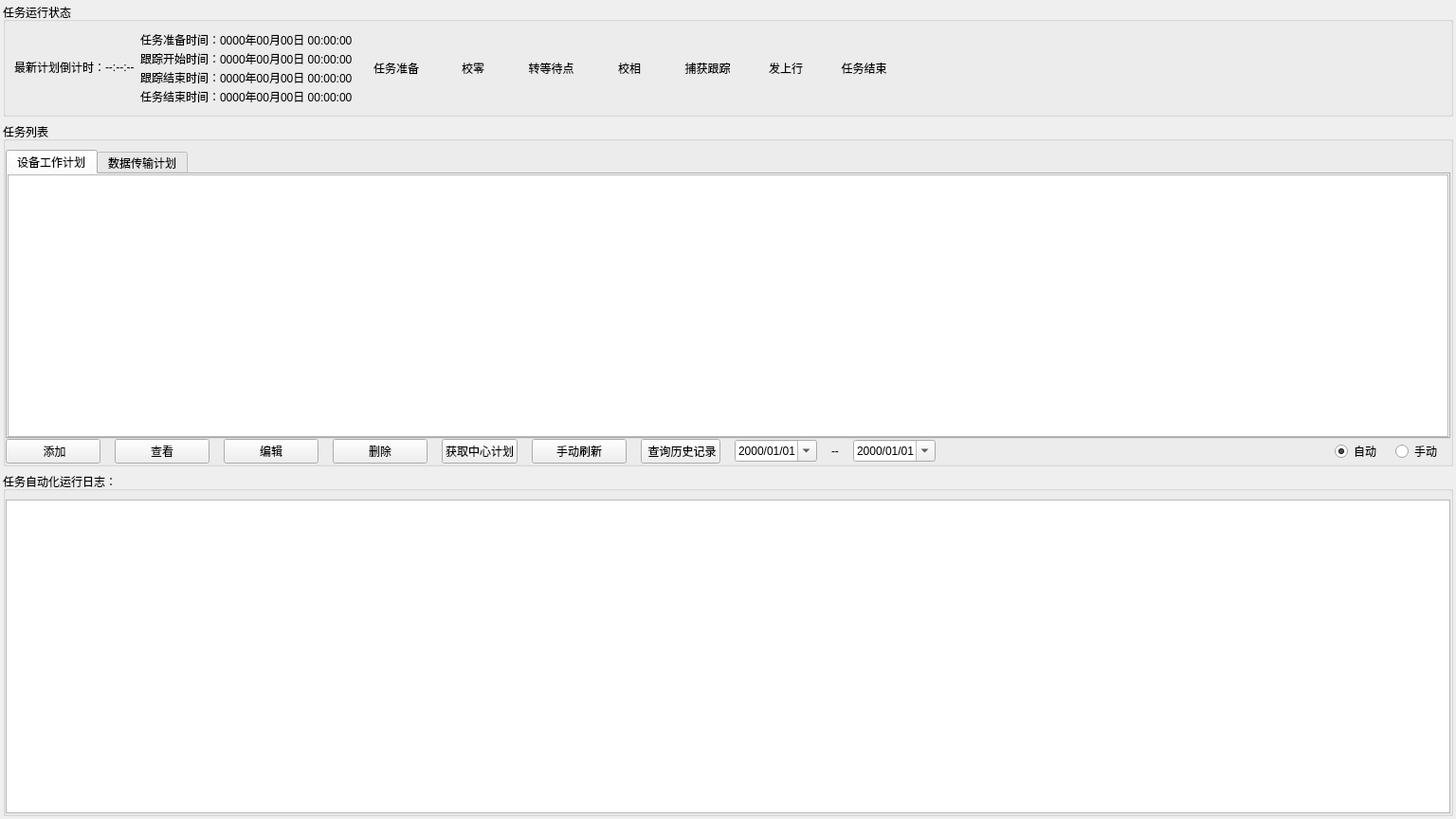
<?xml version="1.0" encoding="UTF-8"?>
<ui version="4.0">
 <class>PlanListWidget</class>
 <widget class="QWidget" name="PlanListWidget">
  <property name="geometry">
   <rect>
    <x>0</x>
    <y>0</y>
    <width>1536</width>
    <height>864</height>
   </rect>
  </property>
  <property name="windowTitle">
   <string>Form</string>
  </property>
  <property name="styleSheet">
   <string notr="true"/>
  </property>
  <layout class="QVBoxLayout" name="verticalLayout_10" stretch="0,10,10">
   <property name="leftMargin">
    <number>3</number>
   </property>
   <property name="topMargin">
    <number>3</number>
   </property>
   <property name="rightMargin">
    <number>3</number>
   </property>
   <property name="bottomMargin">
    <number>3</number>
   </property>
   <item>
    <widget class="QGroupBox" name="groupBox">
     <property name="maximumSize">
      <size>
       <width>16777215</width>
       <height>120</height>
      </size>
     </property>
     <property name="title">
      <string>任务运行状态</string>
     </property>
     <layout class="QHBoxLayout" name="horizontalLayout">
      <item>
       <layout class="QGridLayout" name="gridLayout">
        <property name="spacing">
         <number>0</number>
        </property>
        <item row="0" column="1">
         <widget class="QLabel" name="taskCountDownLabel">
          <property name="text">
           <string>--:--:--</string>
          </property>
         </widget>
        </item>
        <item row="0" column="0">
         <widget class="QLabel" name="label_3">
          <property name="sizePolicy">
           <sizepolicy hsizetype="Preferred" vsizetype="Fixed">
            <horstretch>0</horstretch>
            <verstretch>0</verstretch>
           </sizepolicy>
          </property>
          <property name="minimumSize">
           <size>
            <width>0</width>
            <height>20</height>
           </size>
          </property>
          <property name="maximumSize">
           <size>
            <width>16777215</width>
            <height>20</height>
           </size>
          </property>
          <property name="text">
           <string>最新计划倒计时：</string>
          </property>
         </widget>
        </item>
       </layout>
      </item>
      <item>
       <layout class="QGridLayout" name="gridLayout_2">
        <property name="spacing">
         <number>0</number>
        </property>
        <item row="0" column="0">
         <widget class="QLabel" name="label">
          <property name="text">
           <string>任务准备时间：</string>
          </property>
         </widget>
        </item>
        <item row="0" column="1">
         <widget class="QLabel" name="taskPreparationTimeLable">
          <property name="minimumSize">
           <size>
            <width>0</width>
            <height>20</height>
           </size>
          </property>
          <property name="text">
           <string>0000年00月00日 00:00:00</string>
          </property>
         </widget>
        </item>
        <item row="1" column="0">
         <widget class="QLabel" name="label_4">
          <property name="text">
           <string>跟踪开始时间：</string>
          </property>
         </widget>
        </item>
        <item row="1" column="1">
         <widget class="QLabel" name="trackStartTimeLabel">
          <property name="minimumSize">
           <size>
            <width>0</width>
            <height>20</height>
           </size>
          </property>
          <property name="text">
           <string>0000年00月00日 00:00:00</string>
          </property>
         </widget>
        </item>
        <item row="2" column="0">
         <widget class="QLabel" name="label_5">
          <property name="text">
           <string>跟踪结束时间：</string>
          </property>
         </widget>
        </item>
        <item row="2" column="1">
         <widget class="QLabel" name="trackEndTimeLabel">
          <property name="minimumSize">
           <size>
            <width>0</width>
            <height>20</height>
           </size>
          </property>
          <property name="text">
           <string>0000年00月00日 00:00:00</string>
          </property>
         </widget>
        </item>
        <item row="3" column="0">
         <widget class="QLabel" name="label_6">
          <property name="text">
           <string>任务结束时间：</string>
          </property>
         </widget>
        </item>
        <item row="3" column="1">
         <widget class="QLabel" name="taskEndTimeLabel">
          <property name="minimumSize">
           <size>
            <width>0</width>
            <height>20</height>
           </size>
          </property>
          <property name="text">
           <string>0000年00月00日 00:00:00</string>
          </property>
         </widget>
        </item>
       </layout>
      </item>
      <item>
       <layout class="QHBoxLayout" name="horizontalLayout_3" stretch="1,1,1,1,1,1,1">
        <item>
         <widget class="QLabel" name="taskPreparationLabel">
          <property name="text">
           <string> 任务准备</string>
          </property>
          <property name="alignment">
           <set>Qt::AlignCenter</set>
          </property>
         </widget>
        </item>
        <item>
         <widget class="QLabel" name="zeroCorrectionLabel">
          <property name="text">
           <string>校零</string>
          </property>
          <property name="alignment">
           <set>Qt::AlignCenter</set>
          </property>
         </widget>
        </item>
        <item>
         <widget class="QLabel" name="turnToWaitingPointLabel">
          <property name="text">
           <string>转等待点</string>
          </property>
          <property name="alignment">
           <set>Qt::AlignCenter</set>
          </property>
         </widget>
        </item>
        <item>
         <widget class="QLabel" name="phaseCorrectionLabel">
          <property name="text">
           <string>校相</string>
          </property>
          <property name="alignment">
           <set>Qt::AlignCenter</set>
          </property>
         </widget>
        </item>
        <item>
         <widget class="QLabel" name="captureTrackLabel">
          <property name="text">
           <string>捕获跟踪</string>
          </property>
          <property name="alignment">
           <set>Qt::AlignCenter</set>
          </property>
         </widget>
        </item>
        <item>
         <widget class="QLabel" name="goUpLabel">
          <property name="text">
           <string>发上行</string>
          </property>
          <property name="alignment">
           <set>Qt::AlignCenter</set>
          </property>
         </widget>
        </item>
        <item>
         <widget class="QLabel" name="taskEndLabel">
          <property name="text">
           <string>任务结束</string>
          </property>
          <property name="alignment">
           <set>Qt::AlignCenter</set>
          </property>
         </widget>
        </item>
       </layout>
      </item>
      <item>
       <spacer name="horizontalSpacer">
        <property name="orientation">
         <enum>Qt::Horizontal</enum>
        </property>
        <property name="sizeHint" stdset="0">
         <size>
          <width>478</width>
          <height>20</height>
         </size>
        </property>
       </spacer>
      </item>
     </layout>
    </widget>
   </item>
   <item>
    <widget class="QGroupBox" name="groupBox_2">
     <property name="title">
      <string>任务列表</string>
     </property>
     <layout class="QVBoxLayout" name="verticalLayout_3">
      <property name="spacing">
       <number>0</number>
      </property>
      <property name="leftMargin">
       <number>0</number>
      </property>
      <property name="topMargin">
       <number>9</number>
      </property>
      <property name="rightMargin">
       <number>0</number>
      </property>
      <property name="bottomMargin">
       <number>0</number>
      </property>
      <item>
       <widget class="QTabWidget" name="tabWidget">
        <property name="styleSheet">
         <string notr="true"/>
        </property>
        <property name="currentIndex">
         <number>0</number>
        </property>
        <widget class="QWidget" name="tab">
         <attribute name="title">
          <string>设备工作计划</string>
         </attribute>
         <layout class="QHBoxLayout" name="horizontalLayout_9">
          <property name="spacing">
           <number>0</number>
          </property>
          <property name="leftMargin">
           <number>0</number>
          </property>
          <property name="topMargin">
           <number>0</number>
          </property>
          <property name="rightMargin">
           <number>0</number>
          </property>
          <property name="bottomMargin">
           <number>0</number>
          </property>
          <item>
           <widget class="QTableView" name="projectTable"/>
          </item>
         </layout>
        </widget>
        <widget class="QWidget" name="tab_2">
         <attribute name="title">
          <string>数据传输计划</string>
         </attribute>
         <layout class="QHBoxLayout" name="horizontalLayout_8">
          <property name="spacing">
           <number>0</number>
          </property>
          <property name="leftMargin">
           <number>0</number>
          </property>
          <property name="topMargin">
           <number>0</number>
          </property>
          <property name="rightMargin">
           <number>0</number>
          </property>
          <property name="bottomMargin">
           <number>0</number>
          </property>
          <item>
           <widget class="QTableView" name="dtTable"/>
          </item>
         </layout>
        </widget>
       </widget>
      </item>
      <item>
       <layout class="QHBoxLayout" name="horizontalLayout_2">
        <property name="spacing">
         <number>15</number>
        </property>
        <property name="rightMargin">
         <number>9</number>
        </property>
        <item>
         <widget class="QPushButton" name="addBtn">
          <property name="minimumSize">
           <size>
            <width>100</width>
            <height>0</height>
           </size>
          </property>
          <property name="text">
           <string> 添加</string>
          </property>
         </widget>
        </item>
        <item>
         <widget class="QPushButton" name="viewBtn">
          <property name="minimumSize">
           <size>
            <width>100</width>
            <height>0</height>
           </size>
          </property>
          <property name="text">
           <string>查看</string>
          </property>
         </widget>
        </item>
        <item>
         <widget class="QPushButton" name="editBtn">
          <property name="minimumSize">
           <size>
            <width>100</width>
            <height>0</height>
           </size>
          </property>
          <property name="text">
           <string>编辑</string>
          </property>
         </widget>
        </item>
        <item>
         <widget class="QPushButton" name="deleteBtn">
          <property name="minimumSize">
           <size>
            <width>100</width>
            <height>0</height>
           </size>
          </property>
          <property name="text">
           <string>删除</string>
          </property>
         </widget>
        </item>
        <item>
         <widget class="QPushButton" name="getPlan">
          <property name="text">
           <string>获取中心计划</string>
          </property>
         </widget>
        </item>
        <item>
         <widget class="QPushButton" name="refreshBtn">
          <property name="minimumSize">
           <size>
            <width>100</width>
            <height>0</height>
           </size>
          </property>
          <property name="text">
           <string>手动刷新</string>
          </property>
         </widget>
        </item>
        <item>
         <widget class="QPushButton" name="queryByTime">
          <property name="text">
           <string> 查询历史记录</string>
          </property>
         </widget>
        </item>
        <item>
         <widget class="QDateEdit" name="beginDate">
          <property name="displayFormat">
           <string>yyyy/MM/dd</string>
          </property>
          <property name="calendarPopup">
           <bool>true</bool>
          </property>
         </widget>
        </item>
        <item>
         <widget class="QLabel" name="label_2">
          <property name="text">
           <string>--</string>
          </property>
         </widget>
        </item>
        <item>
         <widget class="QDateEdit" name="endDate">
          <property name="displayFormat">
           <string>yyyy/MM/dd</string>
          </property>
          <property name="calendarPopup">
           <bool>true</bool>
          </property>
         </widget>
        </item>
        <item>
         <spacer name="horizontalSpacer_9">
          <property name="orientation">
           <enum>Qt::Horizontal</enum>
          </property>
          <property name="sizeHint" stdset="0">
           <size>
            <width>218</width>
            <height>20</height>
           </size>
          </property>
         </spacer>
        </item>
        <item>
         <widget class="QRadioButton" name="autoRunRadioBtn">
          <property name="text">
           <string>自动</string>
          </property>
          <property name="checked">
           <bool>true</bool>
          </property>
         </widget>
        </item>
        <item>
         <widget class="QRadioButton" name="manualRunRadioBtn">
          <property name="text">
           <string>手动</string>
          </property>
         </widget>
        </item>
       </layout>
      </item>
     </layout>
    </widget>
   </item>
   <item>
    <widget class="QGroupBox" name="groupBox_3">
     <property name="title">
      <string>任务自动化运行日志：</string>
     </property>
     <layout class="QVBoxLayout" name="verticalLayout_2">
      <property name="spacing">
       <number>0</number>
      </property>
      <property name="leftMargin">
       <number>0</number>
      </property>
      <property name="rightMargin">
       <number>0</number>
      </property>
      <property name="bottomMargin">
       <number>0</number>
      </property>
      <item>
       <widget class="QTableView" name="logTableView"/>
      </item>
     </layout>
    </widget>
   </item>
  </layout>
 </widget>
 <resources/>
 <connections/>
</ui>
